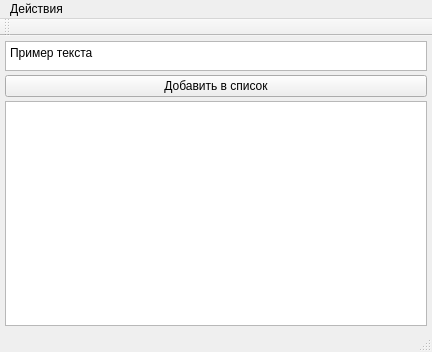
<?xml version="1.0" encoding="UTF-8"?>
<ui version="4.0">
 <class>MainWindow</class>
 <widget class="QMainWindow" name="MainWindow">
  <property name="geometry">
   <rect>
    <x>0</x>
    <y>0</y>
    <width>432</width>
    <height>352</height>
   </rect>
  </property>
  <property name="windowTitle">
   <string>Добавление в список</string>
  </property>
  <widget class="QWidget" name="centralWidget">
   <layout class="QVBoxLayout" name="verticalLayout" stretch="5,5,90">
    <property name="spacing">
     <number>4</number>
    </property>
    <property name="leftMargin">
     <number>5</number>
    </property>
    <property name="topMargin">
     <number>5</number>
    </property>
    <property name="rightMargin">
     <number>5</number>
    </property>
    <property name="bottomMargin">
     <number>4</number>
    </property>
    <item>
     <widget class="QPlainTextEdit" name="plainTextEdit">
      <property name="minimumSize">
       <size>
        <width>0</width>
        <height>30</height>
       </size>
      </property>
      <property name="maximumSize">
       <size>
        <width>16777215</width>
        <height>30</height>
       </size>
      </property>
      <property name="plainText">
       <string>Пример текста</string>
      </property>
     </widget>
    </item>
    <item>
     <widget class="QPushButton" name="addToListButton">
      <property name="text">
       <string>Добавить в список</string>
      </property>
     </widget>
    </item>
    <item>
     <widget class="QListWidget" name="listWidget"/>
    </item>
   </layout>
  </widget>
  <widget class="QMenuBar" name="menuBar">
   <property name="geometry">
    <rect>
     <x>0</x>
     <y>0</y>
     <width>432</width>
     <height>21</height>
    </rect>
   </property>
   <widget class="QMenu" name="menu_2">
    <property name="title">
     <string>Действия</string>
    </property>
    <addaction name="actionSwitchToForm2"/>
   </widget>
   <addaction name="menu_2"/>
  </widget>
  <widget class="QToolBar" name="mainToolBar">
   <attribute name="toolBarArea">
    <enum>TopToolBarArea</enum>
   </attribute>
   <attribute name="toolBarBreak">
    <bool>false</bool>
   </attribute>
  </widget>
  <widget class="QStatusBar" name="statusBar"/>
  <action name="actionSwitchToForm2">
   <property name="text">
    <string>Переключиться на форму 2</string>
   </property>
  </action>
 </widget>
 <layoutdefault spacing="6" margin="11"/>
 <resources/>
 <connections/>
</ui>
